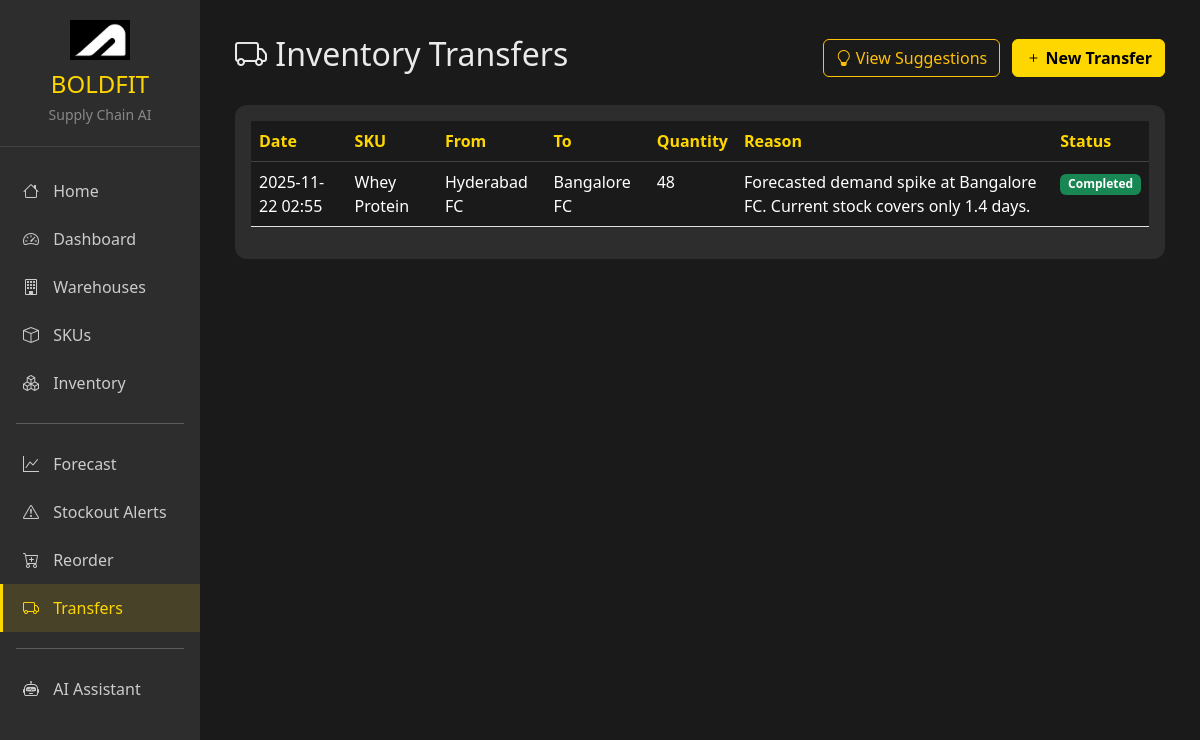
Page /transfers/ on the committed database.
### app/models/transfer.py (models this page shows, shortened)
class Transfer(db.Model):
    __tablename__ = "transfer"
    id = db.Column(db.Integer, primary_key=True)
    from_warehouse_id = db.Column(
        db.Integer, db.ForeignKey("warehouse.id"), nullable=False
    )
    to_warehouse_id = db.Column(
        db.Integer, db.ForeignKey("warehouse.id"), nullable=False
    )
    sku_id = db.Column(db.Integer, db.ForeignKey("sku.id"), nullable=False)
    quantity = db.Column(db.Integer, nullable=False)
    reason = db.Column(db.Text)
    status = db.Column(
        db.String(20), default="pending"
    )  # pending, in_transit, completed
    created_at = db.Column(db.DateTime, default=datetime.utcnow)
    completed_at = db.Column(db.DateTime)

### app/models/sku.py (models this page shows, shortened)
class SKU(db.Model):
    __tablename__ = "sku"
    id = db.Column(db.Integer, primary_key=True)
    sku_code = db.Column(db.String(50), unique=True, nullable=False)
    name = db.Column(db.String(200), nullable=False)
    category = db.Column(db.String(100))
    description = db.Column(db.Text)
    unit_price = db.Column(db.Float, default=0.0)
    reorder_lead_days = db.Column(db.Integer, default=3)
    min_stock_level = db.Column(db.Integer, default=10)
    is_active = db.Column(db.Boolean, default=True)
    inventory = db.relationship("Inventory", backref="sku", lazy=True)
    order_history = db.relationship("OrderHistory", backref="sku", lazy=True)
    transfers = db.relationship("Transfer", backref="sku", lazy=True)

### app/models/warehouse.py (models this page shows, shortened)
class Warehouse(db.Model):
    __tablename__ = "warehouse"
    id = db.Column(db.Integer, primary_key=True)
    name = db.Column(db.String(100), nullable=False)
    location = db.Column(db.String(100), nullable=False)
    city = db.Column(db.String(50), nullable=False)
    description = db.Column(db.Text)
    is_active = db.Column(db.Boolean, default=True)
    inventory = db.relationship("Inventory", backref="warehouse", lazy=True)
    order_history = db.relationship("OrderHistory", backref="warehouse", lazy=True)
    transfers_from = db.relationship(
        "Transfer",
        foreign_keys="Transfer.from_warehouse_id",
        backref="from_warehouse",
        lazy=True,
    )
    transfers_to = db.relationship(
        "Transfer",
        foreign_keys="Transfer.to_warehouse_id",
        backref="to_warehouse",
        lazy=True,
    )

### app/routes/transfer_routes.py (the view)
@transfer_bp.route("/")
def list_transfers():
    transfers = Transfer.query.order_by(Transfer.created_at.desc()).all()
    warehouses = Warehouse.query.all()
    skus = SKU.query.all()
    return render_template(
        "transfers.html", transfers=transfers, warehouses=warehouses, skus=skus
    )

### app/templates/transfers.html (shortened to what this page needs)
{% extends "base.html" %}  {% block content %}
<div class="d-flex justify-content-between align-items-center mb-4">
  <h2><i class="bi bi-truck"></i> Inventory Transfers</h2>
  <div>
    <a href="/transfers/suggestions" class="btn btn-outline-warning me-2">
      <i class="bi bi-lightbulb"></i> View Suggestions
    </a>
    <button
      class="btn btn-primary"
      data-bs-toggle="modal"
      data-bs-target="#addTransferModal"
    >
      <i class="bi bi-plus"></i> New Transfer
    </button>
  </div>
</div>
<div class="card">
  <div class="card-body">
    <div class="table-responsive">
      <table class="table">
        <thead>
          <tr>
            <th>Date</th>
            <th>SKU</th>
            <th>From</th>
            <th>To</th>
            <th>Quantity</th>
            <th>Reason</th>
            <th>Status</th>
          </tr>
        </thead>
        <tbody>
          {% for t in transfers %}
          <tr>
            <td>{{ t.created_at.strftime('%Y-%m-%d %H:%M') }}</td>
            <td>{{ t.sku.name }}</td>
            <td>{{ t.from_warehouse.name }}</td>
            <td>{{ t.to_warehouse.name }}</td>
            <td>{{ t.quantity }}</td>
            <td>{{ t.reason or '-' }}</td>
            <td>
              {% if t.status == 'completed' %}
              <span class="badge bg-success">Completed</span>
              {% elif t.status == 'in_transit' %}
              <span class="badge bg-warning text-dark">In Transit</span>
              {% else %}
              <span class="badge bg-secondary">Pending</span>
              {% endif %}
            </td>
          </tr>
          {% else %}
          <tr>
            <td colspan="7" class="text-center text-muted">
              No transfers recorded
            </td>
          </tr>
          {% endfor %}
        </tbody>
      </table>
    </div>
  </div>
</div>
{% endblock %}

### app/templates/base.html (style rules this page uses)
:root { --bs-body-color: #ffffff !important; --bs-body-bg: #1a1a1a !important; --boldfit-black: #1a1a1a; --boldfit-yellow: #ffd700; --boldfit-yellow-dark: #e6c200; --boldfit-gray: #2d2d2d; --boldfit-light-gray: #3c3c3c; --boldfit-text: #eaeaea; --boldfit-heading: #ffffff; }
body { background: var(--boldfit-black) !important; color: var(--boldfit-text) !important; font-family: "Segoe UI", system-ui, sans-serif; }
.card { background: var(--boldfit-gray); border: none; border-radius: 12px; color: #fff; }
.btn-primary { background: var(--boldfit-yellow); border-color: var(--boldfit-yellow); color: #000; font-weight: 600; }
.table { color: #fff !important; }
.table thead th { color: var(--boldfit-yellow); border-color: #444; }

### rows in the picture
Transfer: created_at "2025-11-22 02:55", sku.name "Whey Protein", from_warehouse.name "Hyderabad FC", to_warehouse.name "Bangalore FC", quantity "48", reason "Forecasted demand spike at Bangalore FC. Current stock covers only 1.4 days.", status "Completed"
